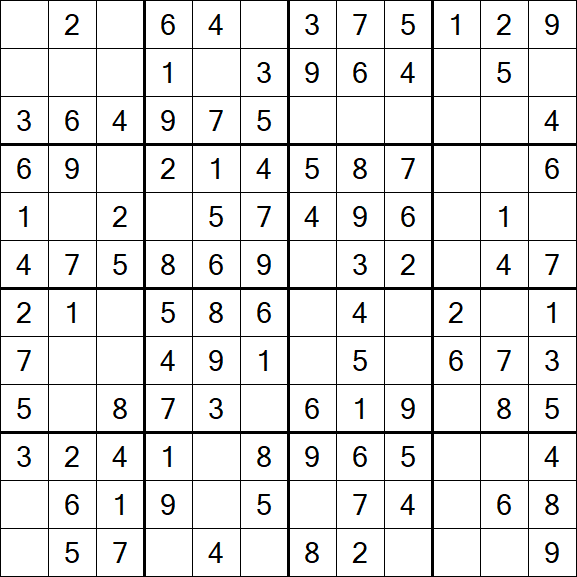
#> input picture sud.png, 577 x 577 px
$ python cvex07.py   (older library calls are emulated)
#> lines starting #> are read from the running program, lines starting #| are printed output that depends on the picture
import cv2
img=cv2.imread("sud.png",cv2.IMREAD_GRAYSCALE)
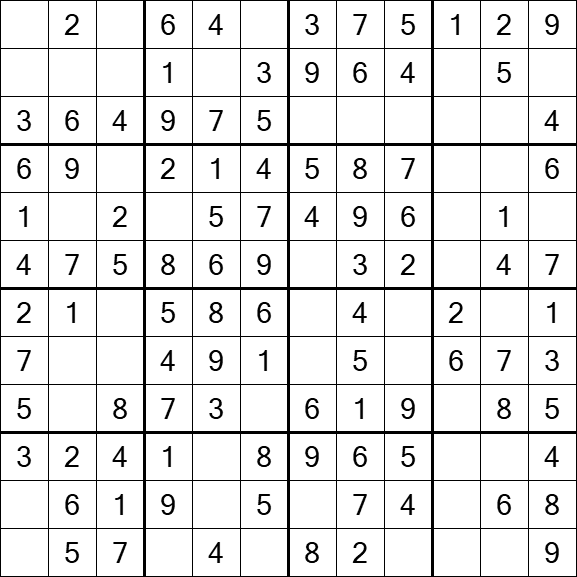
#> img: shape (577, 577); min 0, max 255, mean 230.7
sobelx=cv2.Sobel(img,cv2.CV_64F,1,0,ksize=3)
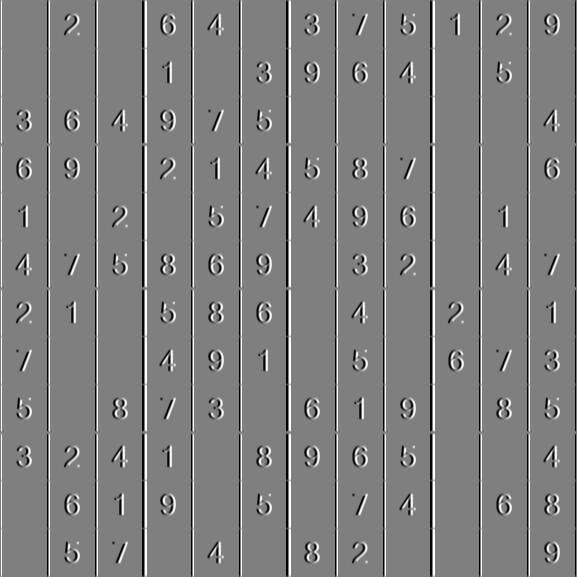
#> sobelx: shape (577, 577) float64; min -1020, max 1020, mean 0; drawn with min black and max white
sobely=cv2.Sobel(img,cv2.CV_64F,0,1,ksize=3)
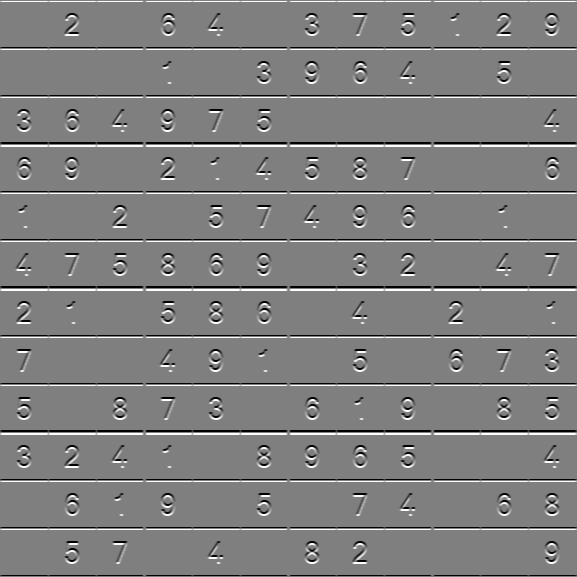
#> sobely: shape (577, 577) float64; min -1020, max 1020, mean 0; drawn with min black and max white
scharrx=cv2.Scharr(img,cv2.CV_64F,1,0)
scharry=cv2.Scharr(img,cv2.CV_64F,0,1)
cv2.imshow("ORIGINAL",img)
cv2.imshow('Sobel X',sobelx)
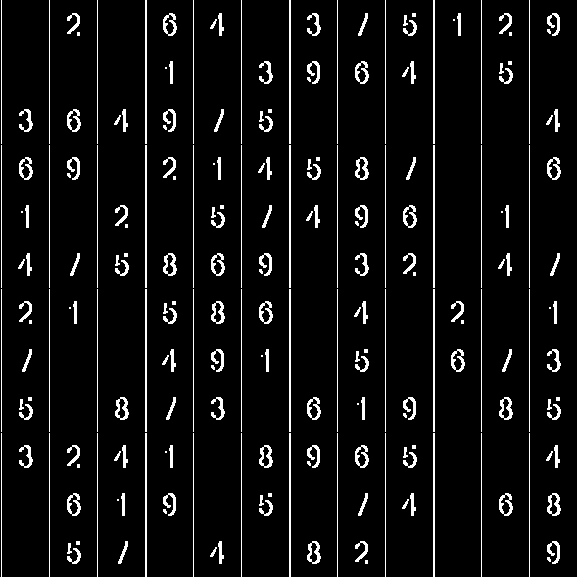
#> window 'Sobel X': shape (577, 577); 6.2% white in thin lines or dots
cv2.imshow('Sobel Y',sobely)
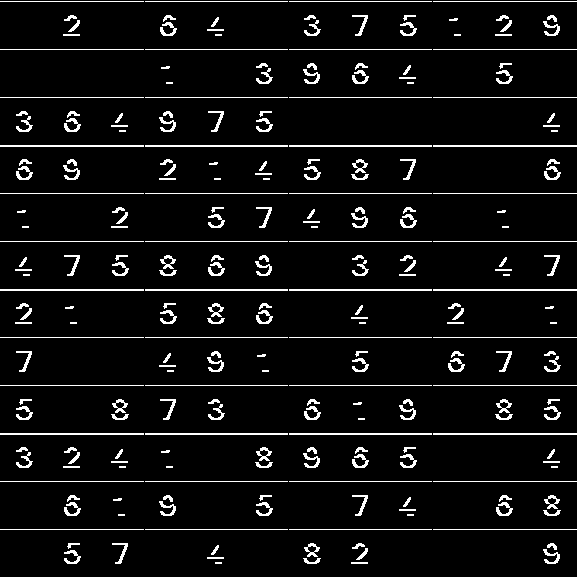
#> window 'Sobel Y': shape (577, 577); 6% white in thin lines or dots
cv2.imshow("Scharr X",scharrx)
cv2.imshow("Scharr Y",scharry)
cv2.waitKey(0)
cv2.destroyAllWindows()
